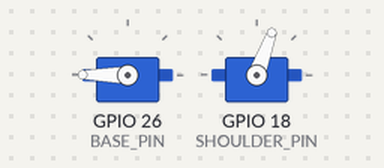
Bench run of a sketch on a simulated ESP32. Parts: 2 × servo.

Above: at 8.45 s.
At 11.65 s:
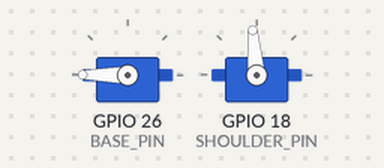
At 14.5 s:
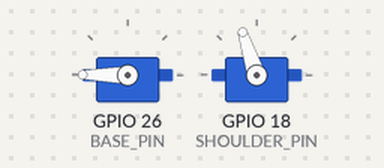
At 20.35 s:
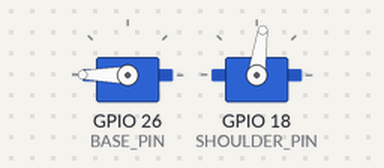
Timing chart, 0 to 22.6 s (numbered marks = the images above):
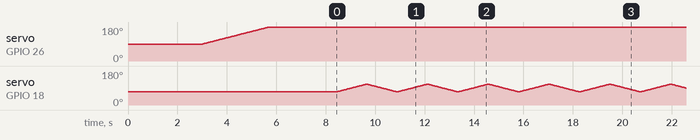

The sketch:

Nova_Arm_Wave.ino
```cpp
#include <ESP32Servo.h>

// --- PIN SETUP ---
const int BASE_PIN = 26;
const int SHOULDER_PIN = 18;

Servo baseServo;
Servo shoulderServo;

int pos = 0;

void setup() {
  Serial.begin(115200);

  ESP32PWM::allocateTimer(0);
  ESP32PWM::allocateTimer(1);

  // Note: 500 to 2500 pulse width is standard for giving 270-degree servos their full range
  baseServo.attach(BASE_PIN, 500, 2500);
  shoulderServo.attach(SHOULDER_PIN, 500, 2500);

  // Set initial starting positions before the movement begins
  baseServo.write(90);
  shoulderServo.write(70);

  // Wait 3 seconds so you have time to step back
  delay(3000);

  // --- 1. MOVE BASE TO 270 ONCE AND STOP ---
  for (pos = 90; pos <= 270; pos += 1) {
    baseServo.write(pos);
    delay(30);
  }

  // The base servo is now at 270 and the code will never tell it to move again.
}

void loop() {
  // --- 2. KEEP THE WAVE GOING FOREVER ---
  // The base is completely removed from this loop. It won't reset to 90.

  // Sweep shoulder left/up to 110
  for (pos = 70; pos <= 110; pos += 1) {
    shoulderServo.write(pos);
    delay(30);
  }

  // Sweep shoulder right/down to 70
  for (pos = 110; pos >= 70; pos -= 1) {
    shoulderServo.write(pos);
    delay(30);
  }
}
```
